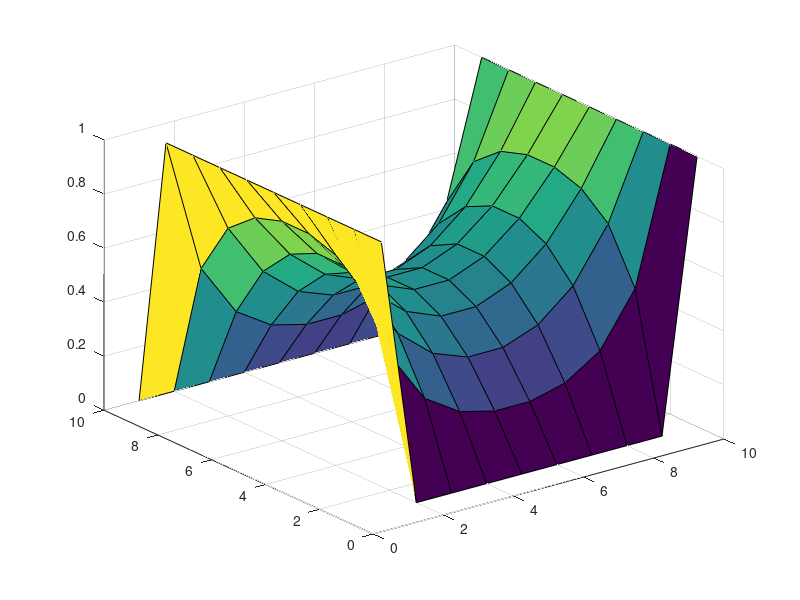
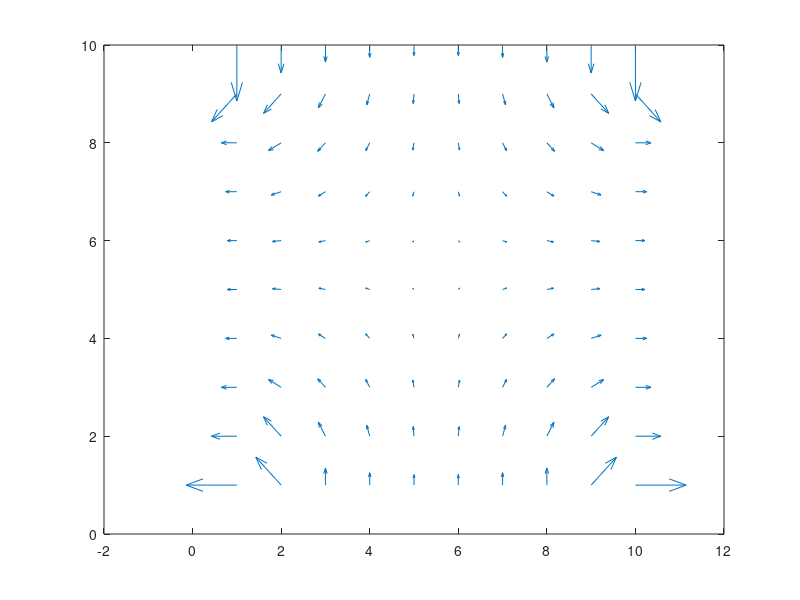

These charts were generated, in order, by the following MATLAB code:
%constants
nx = 10; %size of matrix in x
ny = 10; %size of matrix in y
iter = 500; %number of iterations

%generate matrix
V = zeros(nx,ny);

%initial condition
%boundary on left
for i = 1:nx
    V(i,1) = 1;
    %add this section for second boundary condition requirement; comment
    %out for part 1
    V(i,nx) = 1; 
end

%repeat iterations 
for n = 1:iter
%internal voltages
for j = 2:ny-1
    for i = 2:nx-1
        left = V(i-1,j);
        top = V(i,j-1);
        right = V(i+1,j);
        bottom = V(i,j+1);
        
        V(i,j) = (left+right+top+bottom)/4;
    end
end

%boundary conditions
for i = 1:nx
    %for part 1 (comment out for part 2)
        %V(1,i) = V(2,i);
        %V(ny,i) = V(ny-1,i);
     %for part 2 (comment out for part 1)
        V(1,i) = 0;
        V(ny,i) = 0;
        V(1,1) = 1;
        V(1,ny) = 1;
        
end

%find electric field
[Ex,Ey] = gradient(V);

%generate surface plot
figure(1)
surf(V)

%generate vector field
figure(2)
quiver(Ex,Ey);


end


